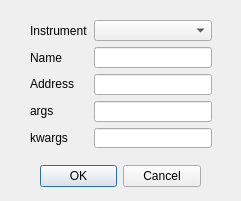
<?xml version="1.0" encoding="UTF-8"?>
<ui version="4.0">
 <class>addDevice</class>
 <widget class="QDialog" name="addDevice">
  <property name="geometry">
   <rect>
    <x>0</x>
    <y>0</y>
    <width>241</width>
    <height>201</height>
   </rect>
  </property>
  <property name="windowTitle">
   <string>Dialog</string>
  </property>
  <widget class="QDialogButtonBox" name="dialogBox">
   <property name="geometry">
    <rect>
     <x>40</x>
     <y>160</y>
     <width>161</width>
     <height>32</height>
    </rect>
   </property>
   <property name="orientation">
    <enum>Qt::Horizontal</enum>
   </property>
   <property name="standardButtons">
    <set>QDialogButtonBox::Cancel|QDialogButtonBox::Ok</set>
   </property>
  </widget>
  <widget class="QWidget" name="horizontalLayoutWidget">
   <property name="geometry">
    <rect>
     <x>30</x>
     <y>20</y>
     <width>182</width>
     <height>128</height>
    </rect>
   </property>
   <layout class="QHBoxLayout" name="horizontalLayout">
    <item>
     <layout class="QVBoxLayout" name="verticalLayout">
      <item>
       <widget class="QLabel" name="instrumentLabel">
        <property name="text">
         <string>Instrument</string>
        </property>
       </widget>
      </item>
      <item>
       <widget class="QLabel" name="nameLabel">
        <property name="text">
         <string>Name</string>
        </property>
       </widget>
      </item>
      <item>
       <widget class="QLabel" name="addressLabel">
        <property name="text">
         <string>Address</string>
        </property>
       </widget>
      </item>
      <item>
       <widget class="QLabel" name="argsLabel">
        <property name="text">
         <string>args</string>
        </property>
       </widget>
      </item>
      <item>
       <widget class="QLabel" name="kwargsLabel">
        <property name="text">
         <string>kwargs</string>
        </property>
       </widget>
      </item>
     </layout>
    </item>
    <item>
     <layout class="QVBoxLayout" name="verticalLayout_2">
      <item>
       <widget class="QComboBox" name="deviceBox"/>
      </item>
      <item>
       <widget class="QLineEdit" name="nameEdit"/>
      </item>
      <item>
       <widget class="QLineEdit" name="addressEdit"/>
      </item>
      <item>
       <widget class="QLineEdit" name="argsEdit"/>
      </item>
      <item>
       <widget class="QLineEdit" name="kwargsEdit"/>
      </item>
     </layout>
    </item>
   </layout>
  </widget>
 </widget>
 <resources/>
 <connections>
  <connection>
   <sender>dialogBox</sender>
   <signal>accepted()</signal>
   <receiver>addDevice</receiver>
   <slot>accept()</slot>
   <hints>
    <hint type="sourcelabel">
     <x>248</x>
     <y>254</y>
    </hint>
    <hint type="destinationlabel">
     <x>157</x>
     <y>274</y>
    </hint>
   </hints>
  </connection>
  <connection>
   <sender>dialogBox</sender>
   <signal>rejected()</signal>
   <receiver>addDevice</receiver>
   <slot>reject()</slot>
   <hints>
    <hint type="sourcelabel">
     <x>316</x>
     <y>260</y>
    </hint>
    <hint type="destinationlabel">
     <x>286</x>
     <y>274</y>
    </hint>
   </hints>
  </connection>
 </connections>
</ui>
